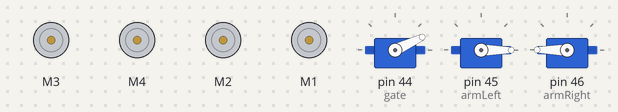
The sketch below on a simulated Arduino Mega 2560, built with avr-gcc and run on an emulated ATmega2560. On the bench: 4 × DC motor (green arrow = forward, orange = backward, longer = faster), 3 × servo.

Above: at 0.05 s.
At 2.4 s:
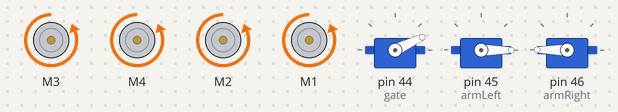
At 6.05 s:
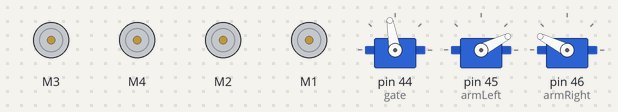
At 10.0 s:
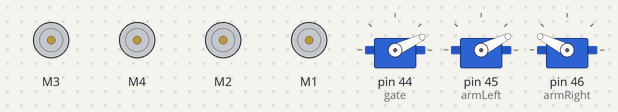
Timing chart, 0 to 13.0 s (numbered marks = the images above):
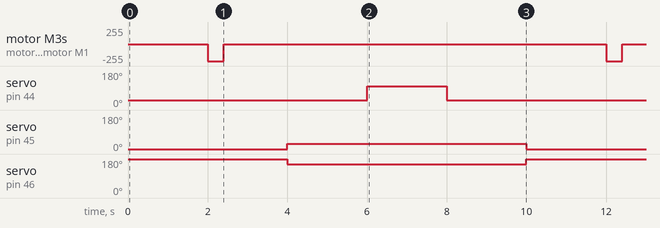

The sketch:

mdfs_wheel_code.ino.ino
```cpp
#include <AFMotor.h>
#include <Servo.h>

AF_DCMotor fl(3); // front left
AF_DCMotor fr(4); // front right
AF_DCMotor bl(2); // back left
AF_DCMotor br(1); // back right

Servo gate;
Servo armLeft;
Servo armRight;

void setAllSpeeds(int speed) {
  fl.setSpeed(speed);
  fr.setSpeed(speed);
  bl.setSpeed(speed);
  br.setSpeed(speed);
}

void flControl(int speed) {
  fl.setSpeed(min(abs(speed), 255));
  if (speed > 0) {
    fl.run(BACKWARD);
  }
  else if (speed < 0) {
    fl.run(FORWARD);
  }
  else {
    fl.run(RELEASE);
  }
}

void frControl(int speed) {
  fr.setSpeed(min(abs(speed), 255));
  if (speed > 0) {
    fr.run(BACKWARD);
  }
  else if (speed < 0) {
    fr.run(FORWARD);
  }
  else {
    fl.run(RELEASE);
  }
}

void blControl(int speed) {
  bl.setSpeed(min(abs(speed), 255));
  if (speed > 0) {
    bl.run(BACKWARD);
  }
  else if (speed < 0) {
    bl.run(FORWARD);
  }
  else {
    fl.run(RELEASE);
  }
}

void brControl(int speed) {
  br.setSpeed(min(abs(speed), 255));
  if (speed > 0) {
    br.run(BACKWARD);
  }
  else if (speed < 0) {
    br.run(FORWARD);
  }
  else {
    fl.run(RELEASE);
  }
}

void moveStraight(int speed) { // positive for forward, negative for backward
  flControl(speed);
  frControl(speed);
  blControl(speed);
  brControl(speed);
}

void moveSideways(int speed) { // positive for right, negative for left
  flControl(speed);
  frControl(-speed);
  blControl(-speed);
  brControl(speed);
}

void turn(int speed) { // positive for right, negative for left
  flControl(speed);
  frControl(-speed);
  blControl(speed);
  brControl(-speed);
}

void stop() {
  flControl(0);
  frControl(0);
  blControl(0);
  brControl(0);
}

void setup() {
  stop();

  // setup servos
  gate.attach(44);
  armLeft.attach(45);
  armRight.attach(46);

  // ensure gate is closed
  gate.write(25);

  // ensure arm is in starting position
  armLeft.write(100);
  armRight.write(180 - 100);
}

void loop() {
  armLeft.write(0);
  armRight.write(180 - 0);
  delay(2000);
  moveStraight(255);
  delay(400);
  stop();
  delay(1600);
  armLeft.write(27);
  armRight.write(180 - 27);
  delay(2000);
  gate.write(100);
  delay(2000);
  gate.write(25);
  delay(2000);
}
```

Measured:
- by itself, motor M3, motor M4, motor M2, motor M1: alternates backward 255/255 for 0.40 s and stopped for 9.6 s
- by itself, servo on pin 44 (gate): alternates 100° for 2.0 s and 25° for 8.0 s
- by itself, servo on pin 45 (armLeft): alternates 27° for 6.0 s and 0° for 4.0 s
- by itself, servo on pin 46 (armRight): alternates 180° for 4.0 s and 153° for 6.0 s
